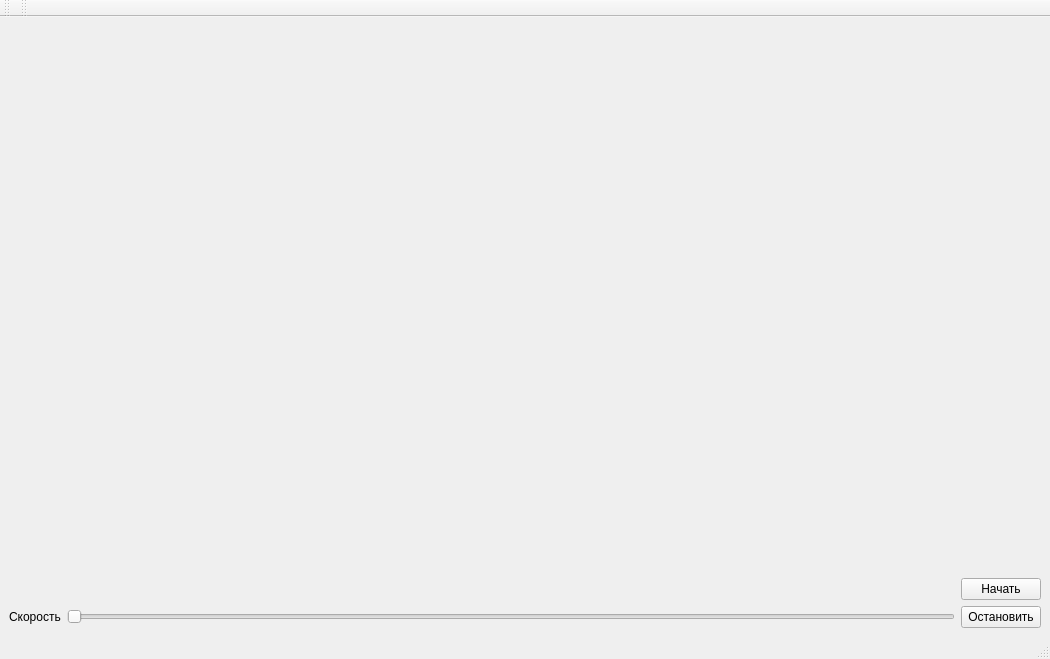
<?xml version="1.0" encoding="UTF-8"?>
<ui version="4.0">
 <class>MainWindow</class>
 <widget class="QMainWindow" name="MainWindow">
  <property name="geometry">
   <rect>
    <x>0</x>
    <y>0</y>
    <width>1050</width>
    <height>659</height>
   </rect>
  </property>
  <property name="windowTitle">
   <string>Game of Life</string>
  </property>
  <widget class="QWidget" name="centralwidget">
   <property name="enabled">
    <bool>true</bool>
   </property>
   <layout class="QGridLayout" name="gridLayout_6">
    <item row="12" column="0">
     <widget class="QLabel" name="label">
      <property name="text">
       <string>Скорость</string>
      </property>
     </widget>
    </item>
    <item row="2" column="0" colspan="3">
     <widget class="GridWidget" name="gridWidget" native="true">
      <layout class="QGridLayout" name="gridLayout"/>
     </widget>
    </item>
    <item row="10" column="2">
     <widget class="QPushButton" name="btn_start">
      <property name="text">
       <string>Начать</string>
      </property>
     </widget>
    </item>
    <item row="12" column="2">
     <widget class="QPushButton" name="btn_stop">
      <property name="text">
       <string>Остановить</string>
      </property>
     </widget>
    </item>
    <item row="12" column="1">
     <widget class="QSlider" name="speedSlider">
      <property name="layoutDirection">
       <enum>Qt::LeftToRight</enum>
      </property>
      <property name="autoFillBackground">
       <bool>true</bool>
      </property>
      <property name="minimum">
       <number>1</number>
      </property>
      <property name="maximum">
       <number>1000</number>
      </property>
      <property name="tracking">
       <bool>true</bool>
      </property>
      <property name="orientation">
       <enum>Qt::Horizontal</enum>
      </property>
      <property name="invertedAppearance">
       <bool>false</bool>
      </property>
      <property name="invertedControls">
       <bool>false</bool>
      </property>
     </widget>
    </item>
   </layout>
  </widget>
  <widget class="QMenuBar" name="menubar">
   <property name="geometry">
    <rect>
     <x>0</x>
     <y>0</y>
     <width>1050</width>
     <height>21</height>
    </rect>
   </property>
  </widget>
  <widget class="QStatusBar" name="statusbar"/>
  <widget class="QToolBar" name="toolBar">
   <property name="windowTitle">
    <string>toolBar</string>
   </property>
   <attribute name="toolBarArea">
    <enum>TopToolBarArea</enum>
   </attribute>
   <attribute name="toolBarBreak">
    <bool>false</bool>
   </attribute>
  </widget>
  <widget class="QToolBar" name="toolBar_2">
   <property name="windowTitle">
    <string>toolBar_2</string>
   </property>
   <attribute name="toolBarArea">
    <enum>TopToolBarArea</enum>
   </attribute>
   <attribute name="toolBarBreak">
    <bool>false</bool>
   </attribute>
  </widget>
 </widget>
 <customwidgets>
  <customwidget>
   <class>GridWidget</class>
   <extends>QWidget</extends>
   <header>gridwidget.h</header>
   <container>1</container>
  </customwidget>
 </customwidgets>
 <resources/>
 <connections/>
</ui>
